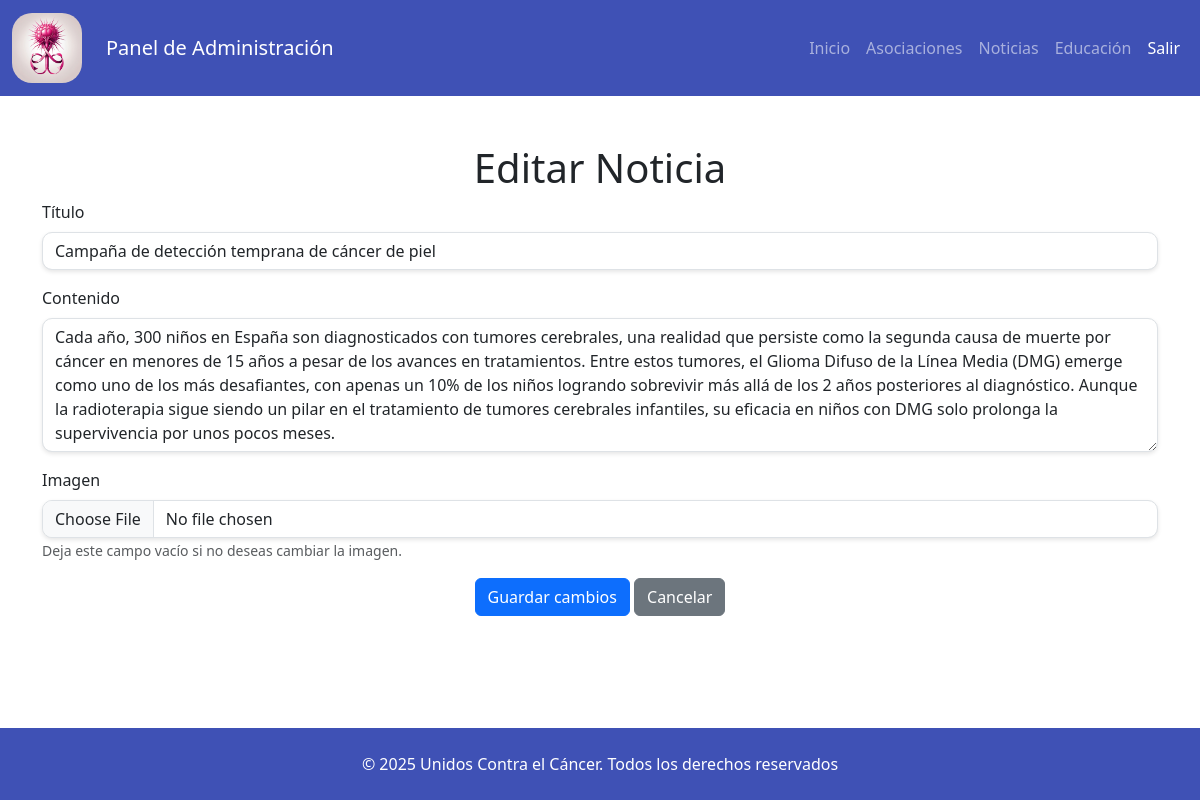
/login/pages/editar_noticia.php?id=6 (signed in), run on the app's committed database.
### tables this page shows
CREATE TABLE IF NOT EXISTS news (
    id INT PRIMARY KEY AUTO_INCREMENT,
    titulo VARCHAR(255) NOT NULL,
    contenido TEXT NOT NULL,
    imagen_url VARCHAR(255),
    fecha_publicacion VARCHAR(255),
    ruta_pagina VARCHAR(255),
    autor_id INT,
    CONSTRAINT fk_autor FOREIGN KEY (autor_id) REFERENCES users(id) ON DELETE SET NULL
);

### bd/functionBd.php (called while the page is built, shortened)
<?php
function getNewById($id)
{
    $query = "SELECT * FROM news WHERE id = $id";
    $result = mysqli_query($GLOBALS['con'], $query) or die("Error en la consulta.");
    return $result;
}

### login/pages/editar_noticia.php (the view, shortened to what this page needs)
<?php
require_once(__DIR__ . '/../../bd/functionBd.php');
if (isset($_GET['id']) && !empty($_GET['id'])) {
    $id = $_GET['id'];
}
$id = intval($id);
$result = getNewById($id);
if ($row = $result->fetch_assoc()) {
?>
    <!DOCTYPE html>
    <html lang="es">
    <head>
        <link href="https://cdn.jsdelivr.net/npm/bootstrap@5.3.0/dist/css/bootstrap.min.css" rel="stylesheet">
        <link rel="stylesheet" href="../../css/style.css">
    </head>
    <body class="d-flex flex-column min-vh-100">
        <nav id="nav-principal" class="navbar navbar-expand-lg navbar-dark">
            <div class="container-fluid">
                <a class="navbar-brand d-flex align-items-center" href="../../index.php">
                    <img src="../../img/logo-web.jpg" alt="Logo" height="70" class="me-4" style="border-radius: 20px;">
                    Panel de Administración
                </a>
                <div class="collapse navbar-collapse justify-content-end" id="navbarNav">
                    <ul class="navbar-nav" id="list-ul-nav">
                        <li class="nav-item"><a class="nav-link" href="../../index.php">Inicio</a></li>
                        <li class="nav-item"><a class="nav-link" href="../../pages/asociaciones.php">Asociaciones</a></li>
                        <li class="nav-item"><a class="nav-link" href="../../pages/noticias.php">Noticias</a></li>
                        <li class="nav-item"><a class="nav-link" href="../../pages/educacion.php">Educación</a></li>
                        <li class="nav-item"><a class="nav-link btn btn-danger text-white" href="../logout.php">Salir</a></li>
                    </ul>
                </div>
            </div>
        </nav>
        <main class="flex-grow-1 mb-3">
            <div class="container mt-5">
                <h1 class="text-center">Editar Noticia</h1>
                <form action="../process/processNewEdit.php" method="post" enctype="multipart/form-data">
                    <div class="mb-3">
                        <label for="titulo" class="form-label">Título</label>
                        <input type="text" name="titulo" class="form-control" value="<?php echo htmlspecialchars($row['titulo']); ?>" required>
                    </div>
                    <div class="mb-3">
                        <label for="contenido" class="form-label">Contenido</label>
                        <textarea name="contenido" class="form-control" rows="5" required><?php echo htmlspecialchars($row['contenido']); ?></textarea>
                    </div>
                    <div class="mb-3">
                        <label for="imagen" class="form-label">Imagen</label>
                        <input type="file" name="imagen" class="form-control">
                        <small class="text-muted">Deja este campo vacío si no deseas cambiar la imagen.</small>
                    </div>
                    <div class="text-center">
                        <button type="submit" class="btn btn-primary">Guardar cambios</button>
                        <a href="../../index.php" class="btn btn-secondary">Cancelar</a>
                    </div>
                </form>
            </div>
        </main>
        <footer id="footer-principal" class="text-white text-center py-4">
            <p class="mb-0">&copy; 2025 Unidos Contra el Cáncer. Todos los derechos reservados</p>
        </footer>
    </body>
    </html>
<?php
}
?>

### css/style.css (style rules this page uses)
html, body { height: 100%; margin: 0; display: flex; flex-direction: column; }
#nav-principal { background-color: #3F51B5; }
#footer-principal { background-color: #3F51B5; color: white; }
.navbar-brand img { height: 70px; border-radius: 20px; transition: all 0.3s ease; }
.form-control { border-radius: 10px; box-shadow: 0 2px 4px rgba(0, 0, 0, 0.1); }

### data on the page
news: titulo "Campaña de detección temprana de cáncer de piel", contenido "Cada año, 300 niños en España son diagnosticados con tumores cerebrales, una realidad que persiste como la segunda causa de muerte por cáncer en menores de 15 años a pesar de los avances en tratamientos. Entre estos tumores, el Glioma Difuso de la Línea Media (DMG) emerge como uno de los más desafiantes, con apenas un 10% de los niños logrando sobrevivir más allá de los 2 años posteriores al diagnóstico. Aunque la radioterapia sigue siendo un pilar en el tratamiento de tumores cerebrales infantiles, su eficacia en niños con DMG solo prolonga la supervivencia por unos pocos meses."
